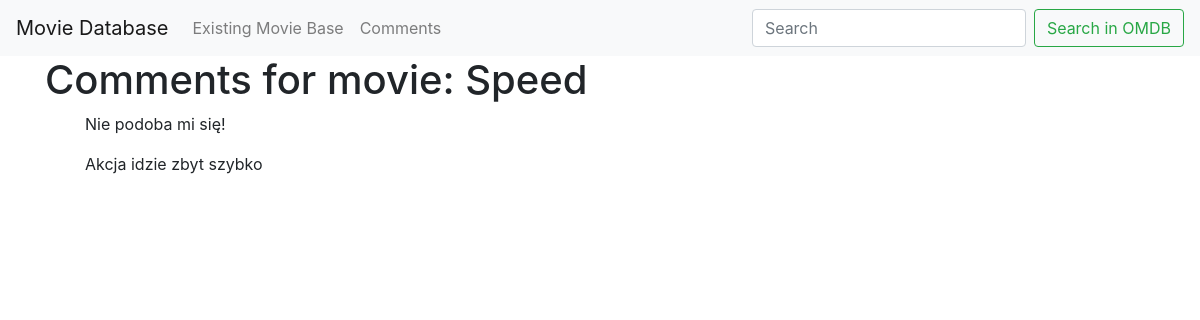
Page /comments/10/ on the committed database.
### movieapp/models.py (models this page shows, shortened)
class Movie(models.Model):
	title = models.CharField(max_length=50)
	data = JSONField(null=True)
	class Meta:
		ordering = ('title',)
	def __str__(self):
		return self.title

class Comment(models.Model):
	body = models.TextField(max_length=200)
	movie = models.ForeignKey(Movie, related_name='comments', on_delete=models.CASCADE, null=True, blank=True)

### movieapp/views.py (the view)
# urls.py: path('comments/<int:pk>/', views.comments_by_book_id, name='comment_list_by_id'),
def comments_by_book_id(request, pk):
	movie=get_object_or_404(Movie, pk = pk)
	comment_list = Comment.objects.filter(movie=movie).all()
	return render(request, 'comment_list_by_id.html', {'comment_list': comment_list, 'movie': movie})

### movieapp/templates/comment_list_by_id.html
{% extends "base.html" %}
{% block content %}
	<div class="container">
    <h1>Comments for movie: {{ movie }}</h1>
    {% if comment_list %}
    <ul>
      {% for comment in comment_list %}
        <p>{{ comment.body }}</p>
      {% endfor %}
    </ul>
    {% else %}
      <p>There are no comments for this movie yet.</p>
    {% endif %}
</div>
{% endblock %}

### rows in the picture
Movie: title "Speed"
Comment: body "Nie podoba mi się!"
Comment: body "Akcja idzie zbyt szybko"
